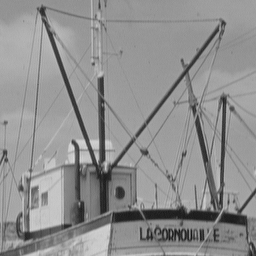
%> input picture Program/BOAT.bmp, 256 x 256 px
$ octave Steg_ver1.m   (GNU Octave 9; MATLAB toolbox functions it lacks are replaced by stand-ins)
%> lines starting %> are read from the running program, lines starting %| are printed output that depends on the picture
### Program/zigzag.m

%任意のサイズの行列に対するストレートジグザグスキャン。
%zigzag（in）は行列を入力として取り、ジグザグスキャン結果からなる1次元配列を返す。

function output = zigzag(in)
% initializing the variables
%----------------------------------
h = 1;
v = 1;
vmin = 1;
hmin = 1;
vmax = size(in, 1);
hmax = size(in, 2);
i = 1;
output = zeros(1, vmax * hmax);
%----------------------------------
while ((v <= vmax) & (h <= hmax))

    if (mod(h + v, 2) == 0)                 % going up
        if (v == vmin)
            output(i) = in(v, h);        % if we got to the first line
            if (h == hmax)
	      v = v + 1;
	    else
              h = h + 1;
            end;
            i = i + 1;
        elseif ((h == hmax) & (v < vmax))   % if we got to the last column
            output(i) = in(v, h);
            v = v + 1;
            i = i + 1;
        elseif ((v > vmin) & (h < hmax))    % all other cases
            output(i) = in(v, h);
            v = v - 1;
            h = h + 1;
            i = i + 1;
     end;

    else                                    % going down
       if ((v == vmax) & (h <= hmax))       % if we got to the last line
            output(i) = in(v, h);
            h = h + 1;
            i = i + 1;

       elseif (h == hmin)                   % if we got to the first column
            output(i) = in(v, h);
            if (v == vmax)
	      h = h + 1;
	    else
              v = v + 1;
            end;
            i = i + 1;
       elseif ((v < vmax) & (h > hmin))     % all other cases
            output(i) = in(v, h);
            v = v + 1;
            h = h - 1;
            i = i + 1;
        end;
    end;
    if ((v == vmax) & (h == hmax))          % bottom right element
        output(i) = in(v, h);
        break
    end;
end;

### Program/Steg_ver1.m

%作者：大沼海仁　'20卒 af16023
%               '22卒 ma20017

%スペクトル拡散法と(k,n)閾値秘密分散法を用いたステガノグラフィ
%暗号化サイト：http://point-at-infinity.org/ssss/demo.html


clc;
clear all;
close all;


%%%%%%%%%%%%%%%%%%%%%%%%%%%%%%%%%%%%%%%%%%%%%%%%%%%%%%%%%%%%%%%%%%%%%　主要パラメータ設定　%%%%%%%%%%%%%%%%%%%%%%%%%%%%%%%%%%%%%%%%%%%%%%%%%%%%%%%%%%%%%%%%%%%%
%埋め込み開始位置
ss = 5;  %MAX64-Leg+1

%DCT係数の抽出数(数に応じて埋め込む情報量を最大限まで入れないとエラー)
Leg = 2; %64
% [11 lines of commented-out code are left out]
G = 70;

%%%%%%%%%%%%%%%%%%%%%%%%%%%%%%%%%%%%%%%%%%%%%%%%%%%%%%%%%%%%%%%%%%%%%%　埋め込み　%%%%%%%%%%%%%%%%%%%%%%%%%%%%%%%%%%%%%%%%%%%%%%%%%%%%%%%%%%%%%%%%%%%%%
%%%%%%%%%%%%%%%%%%%%%%%%%%%%%%%%%%原画像の処理<E1>%%%%%%%%%%%%%%%%%%%%%%%%%%%%%%%%%%%%%%%%%%
%画像読み込み
ImgNAME = 'BOAT.bmp';
% [11 lines of commented-out code are left out]
I = im2double(imread(ImgNAME));
%> I: size 256x256 double; min 0.0471, max 0.855, mean 0.563

%表示
figure,imshow(I),title('ホスト画像')

%整合性を合わせるために255倍
I = I * 255;

%イメージ内にある 8 行 8 列のブロックの 2 次元 DCT を計算
T = dctmtx(8);
dct = @(block_struct) T * block_struct.data * T';
dct = blockproc(I,[8 8],dct);
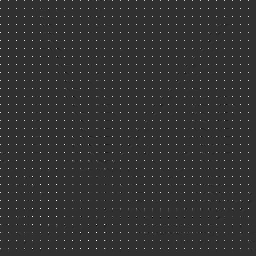
%> dct: size 256x256 double; min -380.2, max 1611.6, mean 17.9; drawn with min black and max white

%8x8のサブブロック(1024個)Cに分割
C =  mat2cell(dct,[8 8 8 8 8 8 8 8 8 8 8 8 8 8 8 8 8 8 8 8 8 8 8 8 8 8 8 8 8 8 8 8],[8 8 8 8 8 8 8 8 8 8 8 8 8 8 8 8 8 8 8 8 8 8 8 8 8 8 8 8 8 8 8 8]);
%> C = 1024 items

%サブブロックCをラスタスキャンの順で並び替え
CR = C.';
%> CR = 1024 items
CR = CR(:)';

%サブブロック総数の取得
Num_block = numel(CR);
%> Num_block = 1024

%サブブロックCRごとにジグザグスキャン
for i= 1:Num_block
    CRZ{i} = zigzag(CR{i});
end
%> after the loop, CRZ = 1024 items


%%%%%%%%%%%%%%%%%%%%%%%%%%%%%%%%%%シーケンシの抽出と連結<E2>%%%%%%%%%%%%%%%%%%%%%%%%%%%%%%%%%%%%%%%%%%
%各サブブロックのss列からse列(長さLeg)を抽出
se = ss + Leg -1;
for i= 1:Num_block
    seq{i} = CRZ{i}(:,ss:se);
end
%> after the loop, seq = 1024 items

%抽出したデータを連結
y = cell2mat(seq);
%> y = 2048 values, max 308.2 at index 1240, min -260.3 at index 890, mean 0.808

%元に戻す
I = I / 255;


%%%%%%%%%%%%%%%%%%%%%%%%%%%%%%%%%%埋め込み情報の処理<E3>%%%%%%%%%%%%%%%%%%%%%%%%%%%%%%%%%%%%%%%%%%
%ファイルから分散値を取得
switch Leg
    case 2
%> (the run ends here)

$ run again, with Program/BARBARA.bmp copied over Program/BOAT.bmp
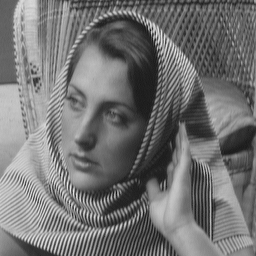
%> input picture Program/BARBARA.bmp, 256 x 256 px
%> `dct = blockproc(I,[8 8],dct);`:
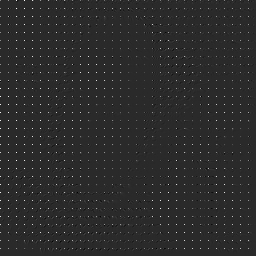
%> dct: size 256x256 double; min -326.9, max 1643.8, mean 14.4; drawn with min black and max white
%> C = 1024 items
%> Num_block = 1024
%> after the loop `for i= 1:Num_block`: CRZ = 1024 items
%> y = 2048 values, max 215.2 at index 1702, min -191.4 at index 1761, mean 1.32
